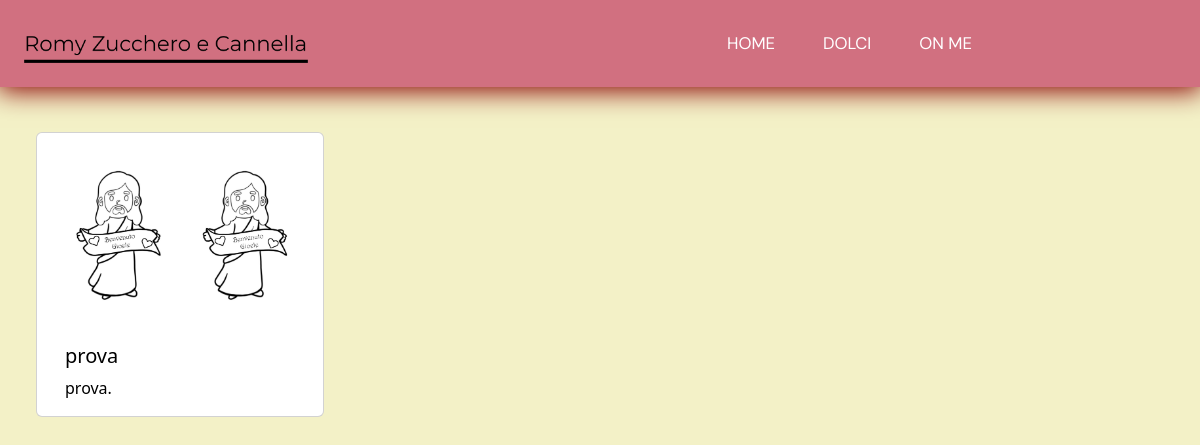
/dolci, run on an earlier commit of the app's database.
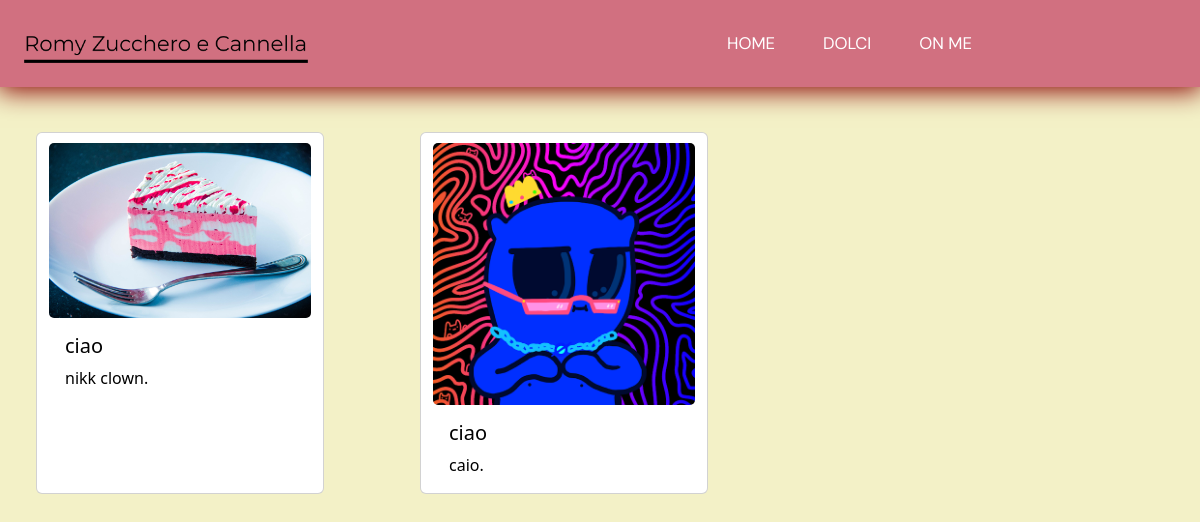
And on a later commit of the database.
### tables this page shows
CREATE TABLE "posts" (
	"id"	INTEGER,
	"titolo"	TEXT,
	"info"	TEXT,
	"filename"	TEXT,
	PRIMARY KEY("id" AUTOINCREMENT)
);

### Controller/dolci.py (the view)
@Dolci.route('/dolci')
def dolci():
    connection = sqlite3.connect('prova.db')
    connection.row_factory = sqlite3.Row
    posts = connection.execute('SELECT * FROM posts').fetchall()
    connection.close()
    return render_template('dolci.html', posts=posts)

### templates/dolci.html (shortened to what this page needs)
<!DOCTYPE html>
<html lang="en">
  <head>
    <link rel="stylesheet" href="../static/css/dolci.css" />
    <link
      rel="stylesheet"
      href="https://cdnjs.cloudflare.com/ajax/libs/animate.css/4.1.1/animate.min.css"
    />
    <link
      href="https://cdn.jsdelivr.net/npm/bootstrap@5.2.0/dist/css/bootstrap.min.css"
      rel="stylesheet"
    />
    <link rel="stylesheet" href="https://unpkg.com/aos@next/dist/aos.css" />
  </head>
  <body>
      <header>
        <a href="/">
          <img
            class="logo"
            src="../static/image/Romy Zucchero e Cannella-logo.png"
            height="55px"
            alt="logo"
          />
        </a>
        <nav>
          <ul>
            <li><a href="/">Home</a></li>
            <li><a href="/dolci">Dolci</a></li>
            <li><a href="/on-me">On Me</a></li>
          </ul>
        </nav>
      </header>
      <div style="display: flex;" class="row animate__animated animate__fadeIn" id="box">
        {% for post in posts %}
        <div class="card mt-5 m-lg-5" style="width: 18rem">
          <a class="ricetta">
            <img src="../static/img/{{ post.filename }}" alt="torta" class="card-img-top" />
            <div class="card-body">
              <h5 class="card-title">{{ post.titolo }}</h5>
              <p class="card-text">{{ post.info }}.<br /></p>
            </div>
          </a>
        </div>
        {% endfor %}
       </div>
  </body>
</html>

### static/css/dolci.css (style rules this page uses)
:root { --background: rgb(209, 112, 128); --background-body: #f3f1c7; --text: #000000; }
img { margin-top: 10px; border-radius: 5px; }
img { margin-top: 10px; }
body { background-color: var(--background-body) !important; overflow-x: hidden; }
*, *::before, *::after { box-sizing: border-box; }
body { margin: 1; font-family: "Work Sans", sans-serif; font-weight: 400; }
header { background: var(--background); text-align: center; position: fixed; z-index: 999; width: 100%; padding: 11px; margin-top: -16px; box-shadow: 0px 2px 25px 2px rgb(138, 1, 1); }
nav { position: absolute; text-align: center; top: 100%; left: 0; background: var(--background); width: 100%; transform: scale(1, 0); transform-origin: top; transition: transform 400ms ease-in-out; }
nav ul { margin: 0; padding: 0; list-style: none; }
nav li { margin-bottom: 1em; margin-left: 1em; }
nav a { color: white; text-decoration: none; font-size: 2.1vh; font-family: "DM Sans", sans-serif; text-transform: uppercase; opacity: 0; transition: opacity 150ms ease-in-out; }
@media screen and (min-width: 1000px) { header { display: grid; grid-template-columns: 1fr auto minmax(600px, 3fr) 1fr; } }
@media screen and (min-width: 1000px) { .logo { grid-column: 1 / 3; } }
@media screen and (min-width: 1000px) { nav { position: relative; text-align: center; transition: none; transform: scale(1, 1); background: none; top: initial; left: initial; grid-column: 3 / 4; display: flex; justify-content: flex-end; align-items: center; } }
@media screen and (min-width: 1000px) { nav ul { display: flex; } }
@media screen and (min-width: 1000px) { nav li { margin-left: 3em; margin-bottom: 0; } }
@media screen and (min-width: 1000px) { nav a { opacity: 1; position: relative; } }
@media screen and (min-width: 1000px) { nav a::before { content: ""; display: block; height: 5px; background: black; position: absolute; top: -0.65em; left: 0; right: 0; transform: scale(0, 1); transition: transform ease-in-out 250ms; } }
.row { animation-duration: 1.5s; }
.card { transition: transform .2s; cursor: pointer; }
@media only screen and (max-width: 1530px) { .card { margin-left: 16px !important; } }
.ricetta { text-decoration: none; color: var(--text) }

What changed in the data, as far as the page shows it:
removed posts: filename (picture), titolo "prova", info "prova"
added posts: filename (picture), titolo "ciao", info "nikk clown"
added posts: filename (picture), titolo "ciao", info "caio"
